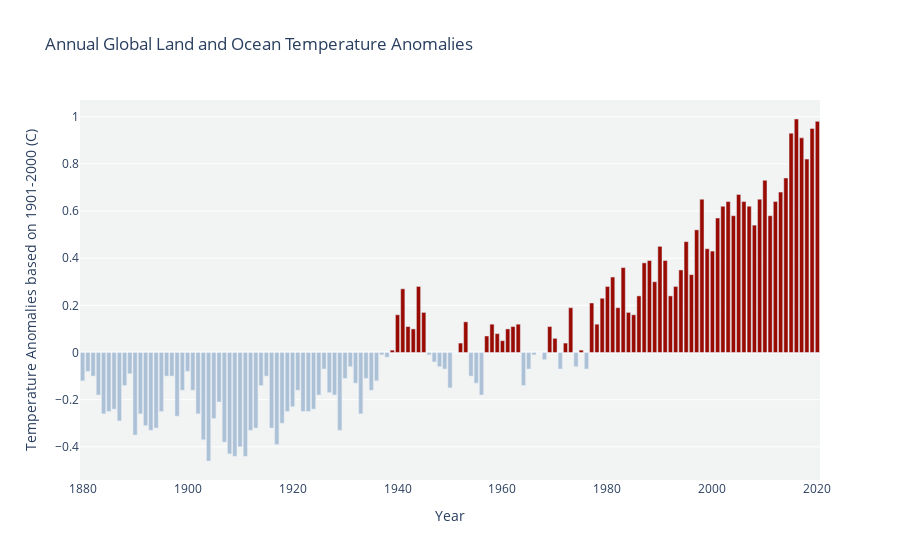

Notebook code cell kept with this figure:
### Code cell
import pandas as pd
import plotly.graph_objects as go
import plotly.express as px
import numpy as np
file = 'data/global_temp_anom_NOAA.csv'

data = pd.read_csv(file,skiprows=4)

print(data)
data["Color"] = np.where(data["Value"]>0, '#990A00', '#ACC1D5')

# Plot
fig = go.Figure()
fig.add_trace(
    go.Bar(name='Annual Global Temperature Anomalies',
           x=data['Year'],
           y=data['Value'],
           marker_color=data['Color']))
fig.update_layout(barmode='stack',
    title='Annual Global Land and Ocean Temperature Anomalies',
    xaxis_title="Year",
    yaxis_title="Temperature Anomalies based on 1901-2000 (C)")

fig.update_layout({'plot_bgcolor': '#F2F3F3'})

fig.show()

### Figure 1 — Plotly figure (JSON) as saved in the notebook; plotly's stock layout.template omitted (floating-point values rounded to 4 significant figures; data arrays with more than 128 entries replaced by an {"elided": "..."} marker saying what was removed)
{"data": [{"marker": {"color": {"elided": "141 str values"}}, "name": "Annual Global Temperature Anomalies", "type": "bar", "x": {"elided": "141 int values"}, "y": {"elided": "141 float values"}}], "layout": {"barmode": "stack", "plot_bgcolor": "#F2F3F3", "title": {"text": "Annual Global Land and Ocean Temperature Anomalies"}, "xaxis": {"title": {"text": "Year"}}, "yaxis": {"title": {"text": "Temperature Anomalies based on 1901-2000 (C)"}}}}
